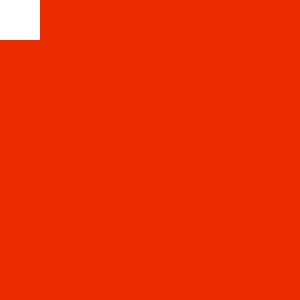
Frame 1 (no input)
Frame 60 (the mouse pressed at the canvas centre just before this capture): identical to frame 1, image omitted
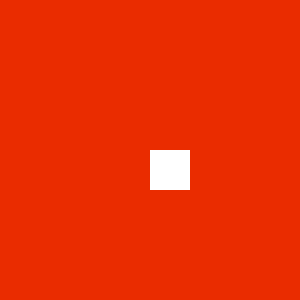
Frame 120 (the mouse held since frame 60 and released just before this capture)

The Processing sketch that drew these frames (run headless with seeded random() and noise(); from frame 60 on, the mouse is pressed at the canvas centre):

// Processing sketch: processing_164311
// ── processing_164311.pde

int num = 50;
int[] x = new int[num];
int[] y = new int[num];

void setup() {
  size(300,300);
  smooth();
  noStroke();
}

void draw() {
  background(234,44,0);
  //Copy array values from the back to front
  for (int i = x.length-1; i > 0; i--) {
    x[i] = x[i-1];
    y[i] = y[i-1];
  }
  x[0] = mouseX; // Set the first element
  y[0] = mouseY; //Set the first element
  for (int i = 0; i < x.length; i++) {
    fill(255);
    rect(x[i],y[i],40,40);
  }
}
